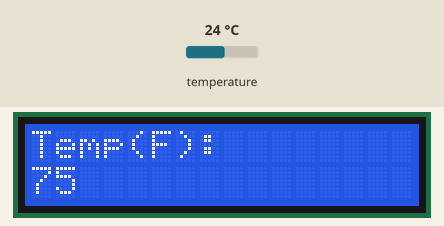
This sketch was run on a simulated Arduino Uno, built with avr-gcc and run on an emulated ATmega328P. On the bench: 16×2 character LCD. The test bench sets the inputs (shaded band); at power-on: temperature 24 °C.

Above: at 1.2 s.
1.3 s: temperature set to 28 °C
At 2.7 s:
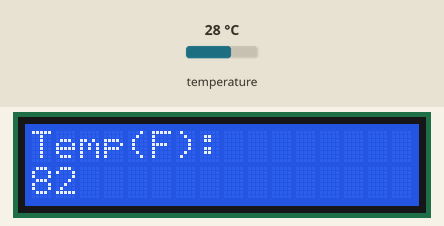
3.3 s: temperature set to 33 °C
At 3.9 s:
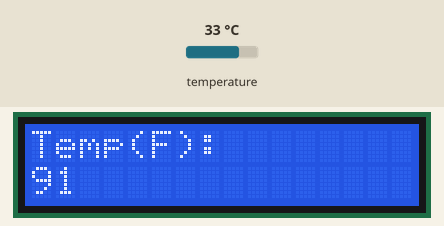
5.0 s: temperature set to 41 °C
At 6.3 s:
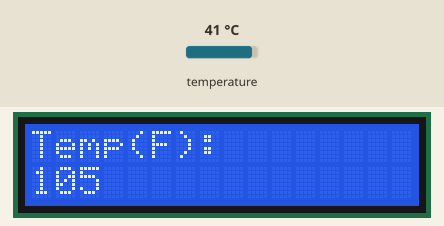
Timing chart, 0 to 8.0 s (numbered marks = the images above; inputs shaded):
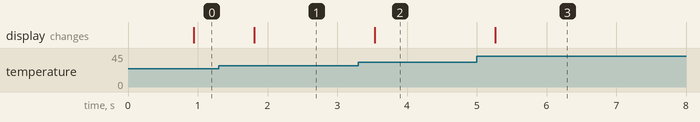

Measured:
- after the input at 1.3 s, the display: changes after 0.51 s (image 1)
- after the input at 3.3 s, the display: changes after 0.24 s (image 2)
- after the input at 5.0 s, the display: changes after 0.27 s (image 3)

The sketch:

TempProbe.ino
```cpp
#include <OneWire.h>
#include <DallasTemperature.h>
#include <Wire.h>

#define ONE_WIRE_BUS A0
OneWire oneWire(ONE_WIRE_BUS);
DallasTemperature sensors(&oneWire);

#include <LiquidCrystal.h>

const int rs = 12, en = 11, d4 = 5, d5 = 4, d6 = 3, d7 = 2;
LiquidCrystal lcd(rs, en, d4, d5, d6, d7);

long highestTemp = 0;

//temp SENSOR VARIABLES, model #DS18B20

void setup() {

  sensors.begin();

  lcd.begin(16, 2);
  // Print a message to the LCD.
  lcd.print("Temp(F):");
}

void loop() {
  // set the cursor to column 0, line 1
  // (note: line 1 is the second row, since counting begins with 0):
  sensors.requestTemperatures();

  lcd.setCursor(0, 1);

  // print the number of seconds since reset:         READING IN IR VALUE, for the
  long tempValue = sensors.getTempCByIndex(0);
  tempValue = tempValue*1.8 + 32;

  if(tempValue > highestTemp)
  {
    highestTemp = tempValue;
  }

  Serial.print("IR Sensor Value: ");
  Serial.println(tempValue);
  delay(100);
  lcd.print(highestTemp);
}
```
